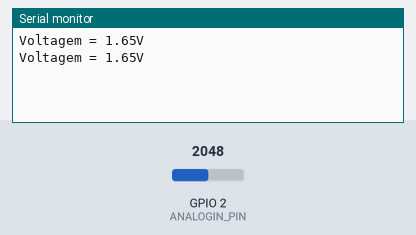
Bench run of a sketch on a simulated ESP32. Shown: the last lines printed to the serial monitor. The test bench sets the inputs (shaded band); at power-on: GPIO 2 (ANALOGIN_PIN) = 2048 (analog values on the 0–4095 scale).

Above: at 1.8 s.
1.9 s: GPIO 2 (ANALOGIN_PIN) set to 2866
At 2.7 s:
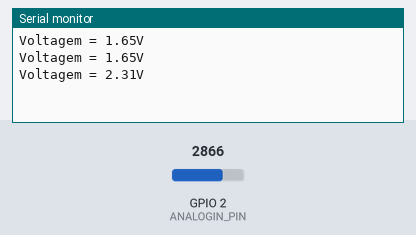
3.4 s: GPIO 2 (ANALOGIN_PIN) set to 3603
At 4.8 s:
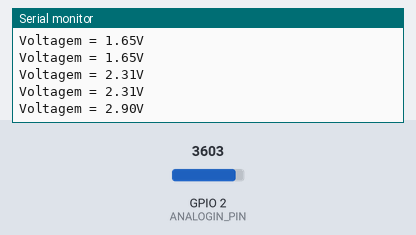
Timing chart, 0 to 6.4 s (numbered marks = the images above; inputs shaded):
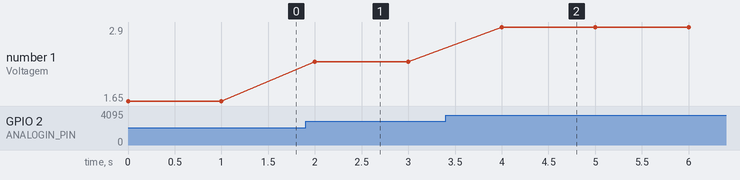

Measured:
- after the input at 1.9 s, the serial monitor: prints a new line after 0.10 s (image 1)
- after the input at 3.4 s, the serial monitor: prints a new line after 0.60 s (image 2)
- plotted number 1: 1.65 → 2.31 after the input at 1.9 s, 2.31 → 2.9 after the input at 3.4 s

The sketch:

esp32analogin.ino
```cpp
#define ANALOGIN_PIN 2

void setup() {
  // put your setup code here, to run once:
  Serial.begin(112500);
  analogReadResolution(10);
}

void loop() {
  // put your main code here, to run repeatedly:

  int analogin = analogRead(ANALOGIN_PIN);

  Serial.print("Voltagem = ");
  Serial.print(analogin*3.3/1023);
  Serial.println("V");

  delay(1000);
}
```
